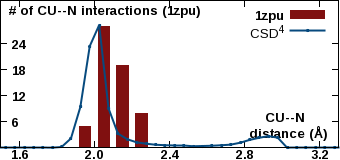

This figure's gnuplot source:
set encoding iso_8859_1
set terminal pngcairo transparent enhanced size 340, 160 font "Arial Bold,10"
set output "/var/www/html/csgid/app/webroot/neighborhood_temp/1zpu/CU--N.png"
set lmargin at screen 0.00
set bmargin at screen 0.08
set rmargin at screen 0.995
set tmargin at screen 1.00
set xrange [1.5:3.3]
set format x "%3.1f"
set xtics 1.6,0.4,3.2
set xtics offset 0,graph 0.065
set yrange [0:17216.4]
unset ytics
set y2range [0:34]
set y2tics 6,6,28
set y2tics offset -49,graph 0.00
set y2tics mirror
set view 80,45
set key top right
set boxwidth 0.06
set style fill solid 1.0
set xlabel "CU--N \n distance (\305)" offset 17,4.4
set y2label "# of CU--N interactions (1zpu)" offset -40,4 rotate by 0
plot "-" using ($1+0.05):2 with boxes lc rgb "#801010" axis x1y2 title "1zpu", \
     "/var/www/html/csgid/app/webroot/neighborhood_temp/csd_metal_distances/CU--N.csv" using ($1+0.025):2 with linespoints linewidth 2 pointtype 7 pointsize 0.2 lc rgb "#074a7e" title "CSD^{4}" axis x1y1
1.9	5
2	28
2.1	19
2.2	8
e
